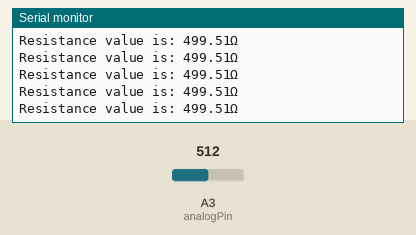
Recording of a sketch running on a simulated Arduino Uno, built with avr-gcc and run on an emulated ATmega328P. On the bench: the last lines printed to the serial monitor. The inputs (shaded band) are chosen by the test bench; at power-on: A3 (analogPin) = 512.

Above: at 1.2 s.
1.3 s: A3 (analogPin) set to 716
At 1.56 s:
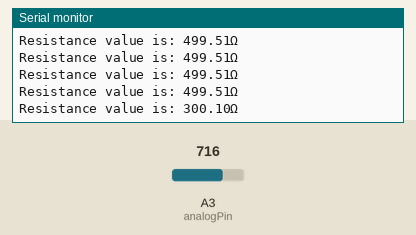
2.8 s: A3 (analogPin) set to 900
At 2.97 s:
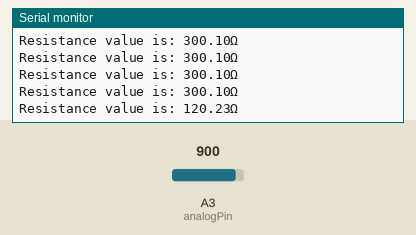
Timing chart, 0 to 5.8 s (numbered marks = the images above; inputs shaded):
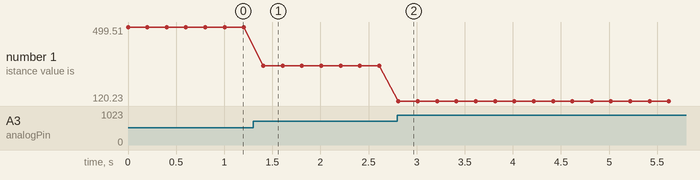

The sketch:

voltag_model.ino
```cpp
float i=0,j=0,data;
int analogPin = A3;
void setup()
{
  pinMode(analogPin, INPUT);
  Serial.begin(9600);
}

void loop() {
    data=analogRead(analogPin);
    i=data/1023;
    j=(1-i)*1000;
    Serial.print("Resistance value is: ");
    Serial.print(j);
    Serial.println("Ω");
    delay(200);
}
```

Measured:
- after the input at 1.3 s, the serial monitor: prints a new line after 0.11 s (image 1)
- after the input at 2.8 s, the serial monitor: prints a new line at once (image 2)
- plotted number 1: 499.51 → 300.1 after the input at 1.3 s, 300.1 → 120.23 after the input at 2.8 s
